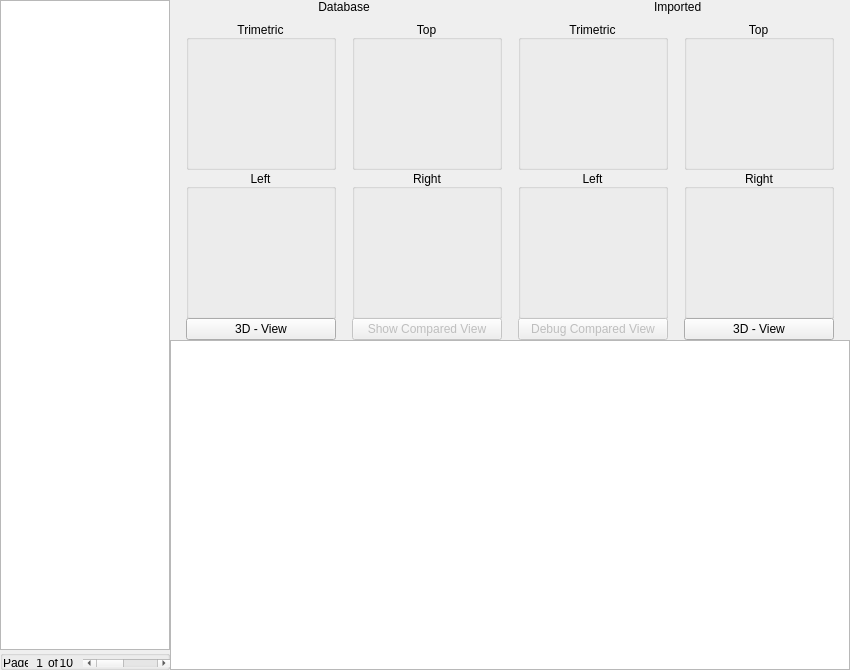
<?xml version="1.0" encoding="UTF-8"?>
<ui version="4.0">
 <class>ResultForm</class>
 <widget class="QWidget" name="ResultForm">
  <property name="geometry">
   <rect>
    <x>0</x>
    <y>0</y>
    <width>850</width>
    <height>670</height>
   </rect>
  </property>
  <property name="sizePolicy">
   <sizepolicy hsizetype="MinimumExpanding" vsizetype="MinimumExpanding">
    <horstretch>0</horstretch>
    <verstretch>0</verstretch>
   </sizepolicy>
  </property>
  <property name="minimumSize">
   <size>
    <width>850</width>
    <height>670</height>
   </size>
  </property>
  <property name="windowTitle">
   <string>Form</string>
  </property>
  <layout class="QHBoxLayout" name="horizontalLayout_2">
   <property name="spacing">
    <number>0</number>
   </property>
   <property name="leftMargin">
    <number>0</number>
   </property>
   <property name="topMargin">
    <number>0</number>
   </property>
   <property name="rightMargin">
    <number>0</number>
   </property>
   <property name="bottomMargin">
    <number>0</number>
   </property>
   <item>
    <layout class="QVBoxLayout" name="verticalLayout" stretch="0,0">
     <property name="spacing">
      <number>0</number>
     </property>
     <property name="leftMargin">
      <number>0</number>
     </property>
     <property name="topMargin">
      <number>0</number>
     </property>
     <property name="rightMargin">
      <number>0</number>
     </property>
     <property name="bottomMargin">
      <number>0</number>
     </property>
     <item>
      <widget class="QListView" name="results_listParts">
       <property name="sizePolicy">
        <sizepolicy hsizetype="Fixed" vsizetype="Expanding">
         <horstretch>0</horstretch>
         <verstretch>0</verstretch>
        </sizepolicy>
       </property>
       <property name="minimumSize">
        <size>
         <width>170</width>
         <height>0</height>
        </size>
       </property>
       <property name="maximumSize">
        <size>
         <width>170</width>
         <height>16777215</height>
        </size>
       </property>
       <property name="frameShadow">
        <enum>QFrame::Raised</enum>
       </property>
       <property name="lineWidth">
        <number>0</number>
       </property>
       <property name="horizontalScrollBarPolicy">
        <enum>Qt::ScrollBarAlwaysOff</enum>
       </property>
       <property name="autoScrollMargin">
        <number>0</number>
       </property>
       <property name="editTriggers">
        <set>QAbstractItemView::NoEditTriggers</set>
       </property>
       <property name="showDropIndicator" stdset="0">
        <bool>false</bool>
       </property>
       <property name="defaultDropAction">
        <enum>Qt::IgnoreAction</enum>
       </property>
       <property name="iconSize">
        <size>
         <width>150</width>
         <height>150</height>
        </size>
       </property>
       <property name="textElideMode">
        <enum>Qt::ElideMiddle</enum>
       </property>
       <property name="verticalScrollMode">
        <enum>QAbstractItemView::ScrollPerItem</enum>
       </property>
       <property name="layoutMode">
        <enum>QListView::SinglePass</enum>
       </property>
       <property name="spacing">
        <number>0</number>
       </property>
       <property name="gridSize">
        <size>
         <width>150</width>
         <height>150</height>
        </size>
       </property>
       <property name="viewMode">
        <enum>QListView::IconMode</enum>
       </property>
       <property name="itemAlignment">
        <set>Qt::AlignCenter</set>
       </property>
      </widget>
     </item>
     <item>
      <widget class="QGroupBox" name="results_PageBox">
       <property name="maximumSize">
        <size>
         <width>170</width>
         <height>20</height>
        </size>
       </property>
       <property name="title">
        <string/>
       </property>
       <property name="flat">
        <bool>true</bool>
       </property>
       <layout class="QHBoxLayout" name="horizontalLayout">
        <property name="spacing">
         <number>0</number>
        </property>
        <property name="leftMargin">
         <number>0</number>
        </property>
        <property name="topMargin">
         <number>3</number>
        </property>
        <property name="rightMargin">
         <number>0</number>
        </property>
        <property name="bottomMargin">
         <number>0</number>
        </property>
        <item>
         <widget class="QLabel" name="results_PageLabel">
          <property name="minimumSize">
           <size>
            <width>25</width>
            <height>0</height>
           </size>
          </property>
          <property name="maximumSize">
           <size>
            <width>25</width>
            <height>16777215</height>
           </size>
          </property>
          <property name="text">
           <string>Page</string>
          </property>
         </widget>
        </item>
        <item>
         <widget class="QLabel" name="results_PageCountLabel">
          <property name="minimumSize">
           <size>
            <width>15</width>
            <height>0</height>
           </size>
          </property>
          <property name="maximumSize">
           <size>
            <width>15</width>
            <height>16777215</height>
           </size>
          </property>
          <property name="text">
           <string>1</string>
          </property>
          <property name="alignment">
           <set>Qt::AlignRight|Qt::AlignTrailing|Qt::AlignVCenter</set>
          </property>
         </widget>
        </item>
        <item>
         <widget class="QLabel" name="results_PageOfLabel">
          <property name="minimumSize">
           <size>
            <width>15</width>
            <height>0</height>
           </size>
          </property>
          <property name="maximumSize">
           <size>
            <width>15</width>
            <height>16777215</height>
           </size>
          </property>
          <property name="text">
           <string>of</string>
          </property>
          <property name="alignment">
           <set>Qt::AlignRight|Qt::AlignTrailing|Qt::AlignVCenter</set>
          </property>
         </widget>
        </item>
        <item>
         <widget class="QLabel" name="results_PageMaxLabel">
          <property name="minimumSize">
           <size>
            <width>15</width>
            <height>0</height>
           </size>
          </property>
          <property name="maximumSize">
           <size>
            <width>15</width>
            <height>16777215</height>
           </size>
          </property>
          <property name="text">
           <string>10</string>
          </property>
          <property name="alignment">
           <set>Qt::AlignRight|Qt::AlignTrailing|Qt::AlignVCenter</set>
          </property>
         </widget>
        </item>
        <item>
         <spacer name="horizontalSpacer">
          <property name="orientation">
           <enum>Qt::Horizontal</enum>
          </property>
          <property name="sizeType">
           <enum>QSizePolicy::Fixed</enum>
          </property>
          <property name="sizeHint" stdset="0">
           <size>
            <width>10</width>
            <height>20</height>
           </size>
          </property>
         </spacer>
        </item>
        <item>
         <widget class="QScrollBar" name="results_PageScroll">
          <property name="minimumSize">
           <size>
            <width>88</width>
            <height>0</height>
           </size>
          </property>
          <property name="maximumSize">
           <size>
            <width>150</width>
            <height>16777215</height>
           </size>
          </property>
          <property name="minimum">
           <number>1</number>
          </property>
          <property name="pageStep">
           <number>1</number>
          </property>
          <property name="orientation">
           <enum>Qt::Horizontal</enum>
          </property>
          <property name="invertedControls">
           <bool>true</bool>
          </property>
         </widget>
        </item>
       </layout>
      </widget>
     </item>
    </layout>
   </item>
   <item>
    <layout class="QVBoxLayout" name="verticalLayout_2">
     <property name="spacing">
      <number>0</number>
     </property>
     <item>
      <layout class="QGridLayout" name="gridLayout">
       <property name="leftMargin">
        <number>0</number>
       </property>
       <property name="topMargin">
        <number>0</number>
       </property>
       <property name="rightMargin">
        <number>0</number>
       </property>
       <property name="bottomMargin">
        <number>0</number>
       </property>
       <property name="spacing">
        <number>0</number>
       </property>
       <item row="2" column="1" alignment="Qt::AlignLeft">
        <widget class="QGroupBox" name="groupBox_TopX">
         <property name="minimumSize">
          <size>
           <width>150</width>
           <height>150</height>
          </size>
         </property>
         <property name="maximumSize">
          <size>
           <width>150</width>
           <height>150</height>
          </size>
         </property>
         <property name="title">
          <string>Top</string>
         </property>
         <property name="alignment">
          <set>Qt::AlignBottom|Qt::AlignHCenter</set>
         </property>
         <property name="flat">
          <bool>true</bool>
         </property>
         <layout class="QGridLayout" name="gridLayout_5">
          <property name="leftMargin">
           <number>0</number>
          </property>
          <property name="topMargin">
           <number>6</number>
          </property>
          <property name="rightMargin">
           <number>0</number>
          </property>
          <property name="bottomMargin">
           <number>0</number>
          </property>
          <item row="0" column="0">
           <widget class="QLabel" name="label_TopX">
            <property name="minimumSize">
             <size>
              <width>100</width>
              <height>100</height>
             </size>
            </property>
            <property name="text">
             <string/>
            </property>
            <property name="alignment">
             <set>Qt::AlignCenter</set>
            </property>
            <property name="openExternalLinks">
             <bool>false</bool>
            </property>
            <property name="textInteractionFlags">
             <set>Qt::NoTextInteraction</set>
            </property>
           </widget>
          </item>
         </layout>
        </widget>
       </item>
       <item row="3" column="3">
        <widget class="QGroupBox" name="groupBox_Right">
         <property name="minimumSize">
          <size>
           <width>150</width>
           <height>150</height>
          </size>
         </property>
         <property name="maximumSize">
          <size>
           <width>150</width>
           <height>150</height>
          </size>
         </property>
         <property name="title">
          <string>Right</string>
         </property>
         <property name="alignment">
          <set>Qt::AlignBottom|Qt::AlignHCenter</set>
         </property>
         <property name="flat">
          <bool>true</bool>
         </property>
         <layout class="QGridLayout" name="gridLayout_9">
          <property name="leftMargin">
           <number>0</number>
          </property>
          <property name="topMargin">
           <number>6</number>
          </property>
          <property name="rightMargin">
           <number>0</number>
          </property>
          <property name="bottomMargin">
           <number>0</number>
          </property>
          <item row="0" column="0">
           <widget class="QLabel" name="label_Right">
            <property name="minimumSize">
             <size>
              <width>100</width>
              <height>100</height>
             </size>
            </property>
            <property name="text">
             <string/>
            </property>
            <property name="alignment">
             <set>Qt::AlignCenter</set>
            </property>
            <property name="textInteractionFlags">
             <set>Qt::NoTextInteraction</set>
            </property>
           </widget>
          </item>
         </layout>
        </widget>
       </item>
       <item row="3" column="0">
        <widget class="QGroupBox" name="groupBox_LeftX">
         <property name="sizePolicy">
          <sizepolicy hsizetype="Preferred" vsizetype="Preferred">
           <horstretch>0</horstretch>
           <verstretch>0</verstretch>
          </sizepolicy>
         </property>
         <property name="minimumSize">
          <size>
           <width>100</width>
           <height>150</height>
          </size>
         </property>
         <property name="maximumSize">
          <size>
           <width>150</width>
           <height>150</height>
          </size>
         </property>
         <property name="title">
          <string>Left</string>
         </property>
         <property name="alignment">
          <set>Qt::AlignBottom|Qt::AlignHCenter</set>
         </property>
         <property name="flat">
          <bool>true</bool>
         </property>
         <layout class="QGridLayout" name="gridLayout_3">
          <property name="leftMargin">
           <number>0</number>
          </property>
          <property name="topMargin">
           <number>6</number>
          </property>
          <property name="rightMargin">
           <number>0</number>
          </property>
          <property name="bottomMargin">
           <number>0</number>
          </property>
          <item row="0" column="0">
           <widget class="QLabel" name="label_LeftX">
            <property name="minimumSize">
             <size>
              <width>100</width>
              <height>100</height>
             </size>
            </property>
            <property name="text">
             <string/>
            </property>
            <property name="alignment">
             <set>Qt::AlignCenter</set>
            </property>
            <property name="openExternalLinks">
             <bool>false</bool>
            </property>
            <property name="textInteractionFlags">
             <set>Qt::NoTextInteraction</set>
            </property>
           </widget>
          </item>
         </layout>
        </widget>
       </item>
       <item row="2" column="2">
        <widget class="QGroupBox" name="groupBox_Trimetric">
         <property name="minimumSize">
          <size>
           <width>150</width>
           <height>150</height>
          </size>
         </property>
         <property name="maximumSize">
          <size>
           <width>150</width>
           <height>150</height>
          </size>
         </property>
         <property name="title">
          <string>Trimetric</string>
         </property>
         <property name="alignment">
          <set>Qt::AlignBottom|Qt::AlignHCenter</set>
         </property>
         <property name="flat">
          <bool>true</bool>
         </property>
         <layout class="QGridLayout" name="gridLayout_6">
          <property name="leftMargin">
           <number>0</number>
          </property>
          <property name="topMargin">
           <number>6</number>
          </property>
          <property name="rightMargin">
           <number>0</number>
          </property>
          <property name="bottomMargin">
           <number>0</number>
          </property>
          <item row="0" column="0">
           <widget class="QLabel" name="label_Trimetric">
            <property name="minimumSize">
             <size>
              <width>100</width>
              <height>100</height>
             </size>
            </property>
            <property name="text">
             <string/>
            </property>
            <property name="alignment">
             <set>Qt::AlignCenter</set>
            </property>
            <property name="textInteractionFlags">
             <set>Qt::NoTextInteraction</set>
            </property>
           </widget>
          </item>
         </layout>
        </widget>
       </item>
       <item row="1" column="0" colspan="2" alignment="Qt::AlignHCenter">
        <widget class="QLabel" name="label">
         <property name="sizePolicy">
          <sizepolicy hsizetype="Fixed" vsizetype="Preferred">
           <horstretch>0</horstretch>
           <verstretch>0</verstretch>
          </sizepolicy>
         </property>
         <property name="minimumSize">
          <size>
           <width>300</width>
           <height>20</height>
          </size>
         </property>
         <property name="maximumSize">
          <size>
           <width>300</width>
           <height>20</height>
          </size>
         </property>
         <property name="text">
          <string>Database</string>
         </property>
         <property name="alignment">
          <set>Qt::AlignHCenter|Qt::AlignTop</set>
         </property>
        </widget>
       </item>
       <item row="2" column="3">
        <widget class="QGroupBox" name="groupBox_Top">
         <property name="minimumSize">
          <size>
           <width>150</width>
           <height>150</height>
          </size>
         </property>
         <property name="maximumSize">
          <size>
           <width>150</width>
           <height>150</height>
          </size>
         </property>
         <property name="title">
          <string>Top</string>
         </property>
         <property name="alignment">
          <set>Qt::AlignBottom|Qt::AlignHCenter</set>
         </property>
         <property name="flat">
          <bool>true</bool>
         </property>
         <layout class="QGridLayout" name="gridLayout_7">
          <property name="leftMargin">
           <number>0</number>
          </property>
          <property name="topMargin">
           <number>6</number>
          </property>
          <property name="rightMargin">
           <number>0</number>
          </property>
          <property name="bottomMargin">
           <number>0</number>
          </property>
          <item row="0" column="0">
           <widget class="QLabel" name="label_Top">
            <property name="minimumSize">
             <size>
              <width>100</width>
              <height>100</height>
             </size>
            </property>
            <property name="text">
             <string/>
            </property>
            <property name="alignment">
             <set>Qt::AlignCenter</set>
            </property>
            <property name="textInteractionFlags">
             <set>Qt::NoTextInteraction</set>
            </property>
           </widget>
          </item>
         </layout>
        </widget>
       </item>
       <item row="2" column="0">
        <widget class="QGroupBox" name="groupBox_TrimetricX">
         <property name="minimumSize">
          <size>
           <width>150</width>
           <height>150</height>
          </size>
         </property>
         <property name="maximumSize">
          <size>
           <width>150</width>
           <height>150</height>
          </size>
         </property>
         <property name="title">
          <string>Trimetric</string>
         </property>
         <property name="alignment">
          <set>Qt::AlignBottom|Qt::AlignHCenter</set>
         </property>
         <property name="flat">
          <bool>true</bool>
         </property>
         <layout class="QGridLayout" name="gridLayout_2">
          <property name="leftMargin">
           <number>0</number>
          </property>
          <property name="topMargin">
           <number>6</number>
          </property>
          <property name="rightMargin">
           <number>0</number>
          </property>
          <property name="bottomMargin">
           <number>0</number>
          </property>
          <item row="0" column="0" alignment="Qt::AlignHCenter|Qt::AlignVCenter">
           <widget class="QLabel" name="label_TrimetricX">
            <property name="minimumSize">
             <size>
              <width>100</width>
              <height>100</height>
             </size>
            </property>
            <property name="maximumSize">
             <size>
              <width>16777215</width>
              <height>16777215</height>
             </size>
            </property>
            <property name="text">
             <string/>
            </property>
            <property name="alignment">
             <set>Qt::AlignCenter</set>
            </property>
            <property name="openExternalLinks">
             <bool>false</bool>
            </property>
            <property name="textInteractionFlags">
             <set>Qt::NoTextInteraction</set>
            </property>
           </widget>
          </item>
         </layout>
        </widget>
       </item>
       <item row="3" column="1">
        <widget class="QGroupBox" name="groupBox_RightX">
         <property name="sizePolicy">
          <sizepolicy hsizetype="Fixed" vsizetype="Fixed">
           <horstretch>0</horstretch>
           <verstretch>0</verstretch>
          </sizepolicy>
         </property>
         <property name="minimumSize">
          <size>
           <width>100</width>
           <height>150</height>
          </size>
         </property>
         <property name="maximumSize">
          <size>
           <width>150</width>
           <height>150</height>
          </size>
         </property>
         <property name="title">
          <string>Right</string>
         </property>
         <property name="alignment">
          <set>Qt::AlignBottom|Qt::AlignHCenter</set>
         </property>
         <property name="flat">
          <bool>true</bool>
         </property>
         <layout class="QGridLayout" name="gridLayout_4">
          <property name="leftMargin">
           <number>0</number>
          </property>
          <property name="topMargin">
           <number>6</number>
          </property>
          <property name="rightMargin">
           <number>0</number>
          </property>
          <property name="bottomMargin">
           <number>0</number>
          </property>
          <item row="0" column="0">
           <widget class="QLabel" name="label_RightX">
            <property name="minimumSize">
             <size>
              <width>100</width>
              <height>100</height>
             </size>
            </property>
            <property name="text">
             <string/>
            </property>
            <property name="alignment">
             <set>Qt::AlignCenter</set>
            </property>
            <property name="openExternalLinks">
             <bool>false</bool>
            </property>
            <property name="textInteractionFlags">
             <set>Qt::NoTextInteraction</set>
            </property>
           </widget>
          </item>
         </layout>
        </widget>
       </item>
       <item row="3" column="2">
        <widget class="QGroupBox" name="groupBox_Left">
         <property name="minimumSize">
          <size>
           <width>150</width>
           <height>150</height>
          </size>
         </property>
         <property name="maximumSize">
          <size>
           <width>150</width>
           <height>150</height>
          </size>
         </property>
         <property name="title">
          <string>Left</string>
         </property>
         <property name="alignment">
          <set>Qt::AlignBottom|Qt::AlignHCenter</set>
         </property>
         <property name="flat">
          <bool>true</bool>
         </property>
         <layout class="QGridLayout" name="gridLayout_8">
          <property name="leftMargin">
           <number>0</number>
          </property>
          <property name="topMargin">
           <number>6</number>
          </property>
          <property name="rightMargin">
           <number>0</number>
          </property>
          <property name="bottomMargin">
           <number>0</number>
          </property>
          <item row="0" column="0">
           <widget class="QLabel" name="label_Left">
            <property name="minimumSize">
             <size>
              <width>100</width>
              <height>100</height>
             </size>
            </property>
            <property name="text">
             <string/>
            </property>
            <property name="alignment">
             <set>Qt::AlignCenter</set>
            </property>
            <property name="textInteractionFlags">
             <set>Qt::NoTextInteraction</set>
            </property>
           </widget>
          </item>
         </layout>
        </widget>
       </item>
       <item row="1" column="2" colspan="2" alignment="Qt::AlignHCenter">
        <widget class="QLabel" name="label_2">
         <property name="minimumSize">
          <size>
           <width>300</width>
           <height>20</height>
          </size>
         </property>
         <property name="maximumSize">
          <size>
           <width>300</width>
           <height>20</height>
          </size>
         </property>
         <property name="text">
          <string> Imported</string>
         </property>
         <property name="alignment">
          <set>Qt::AlignHCenter|Qt::AlignTop</set>
         </property>
        </widget>
       </item>
       <item row="5" column="0" alignment="Qt::AlignRight">
        <widget class="QPushButton" name="pushButton_3DX">
         <property name="minimumSize">
          <size>
           <width>150</width>
           <height>0</height>
          </size>
         </property>
         <property name="maximumSize">
          <size>
           <width>150</width>
           <height>16777215</height>
          </size>
         </property>
         <property name="text">
          <string>3D - View</string>
         </property>
         <property name="flat">
          <bool>false</bool>
         </property>
        </widget>
       </item>
       <item row="5" column="3" alignment="Qt::AlignLeft">
        <widget class="QPushButton" name="pushButton_3D">
         <property name="minimumSize">
          <size>
           <width>150</width>
           <height>0</height>
          </size>
         </property>
         <property name="maximumSize">
          <size>
           <width>150</width>
           <height>16777215</height>
          </size>
         </property>
         <property name="text">
          <string>3D - View</string>
         </property>
         <property name="flat">
          <bool>false</bool>
         </property>
        </widget>
       </item>
       <item row="5" column="1">
        <widget class="QPushButton" name="pushButton_ComparedView">
         <property name="enabled">
          <bool>false</bool>
         </property>
         <property name="minimumSize">
          <size>
           <width>150</width>
           <height>0</height>
          </size>
         </property>
         <property name="maximumSize">
          <size>
           <width>150</width>
           <height>16777215</height>
          </size>
         </property>
         <property name="text">
          <string>Show Compared View</string>
         </property>
         <property name="flat">
          <bool>false</bool>
         </property>
        </widget>
       </item>
       <item row="5" column="2">
        <widget class="QPushButton" name="pushButton_DebugComparedView">
         <property name="enabled">
          <bool>false</bool>
         </property>
         <property name="text">
          <string>Debug Compared View</string>
         </property>
        </widget>
       </item>
      </layout>
     </item>
     <item>
      <widget class="QTableView" name="results_dataParts">
       <property name="sizePolicy">
        <sizepolicy hsizetype="Fixed" vsizetype="Expanding">
         <horstretch>0</horstretch>
         <verstretch>0</verstretch>
        </sizepolicy>
       </property>
       <property name="minimumSize">
        <size>
         <width>680</width>
         <height>330</height>
        </size>
       </property>
       <property name="frameShadow">
        <enum>QFrame::Raised</enum>
       </property>
       <property name="sizeAdjustPolicy">
        <enum>QAbstractScrollArea::AdjustToContents</enum>
       </property>
       <property name="editTriggers">
        <set>QAbstractItemView::NoEditTriggers</set>
       </property>
       <property name="showDropIndicator" stdset="0">
        <bool>false</bool>
       </property>
       <property name="dragDropOverwriteMode">
        <bool>false</bool>
       </property>
       <property name="alternatingRowColors">
        <bool>true</bool>
       </property>
       <property name="showGrid">
        <bool>false</bool>
       </property>
       <property name="wordWrap">
        <bool>false</bool>
       </property>
       <property name="cornerButtonEnabled">
        <bool>false</bool>
       </property>
      </widget>
     </item>
    </layout>
   </item>
   <item>
    <spacer name="horizontalSpacer_2">
     <property name="orientation">
      <enum>Qt::Horizontal</enum>
     </property>
     <property name="sizeHint" stdset="0">
      <size>
       <width>40</width>
       <height>20</height>
      </size>
     </property>
    </spacer>
   </item>
  </layout>
 </widget>
 <resources/>
 <connections/>
</ui>
